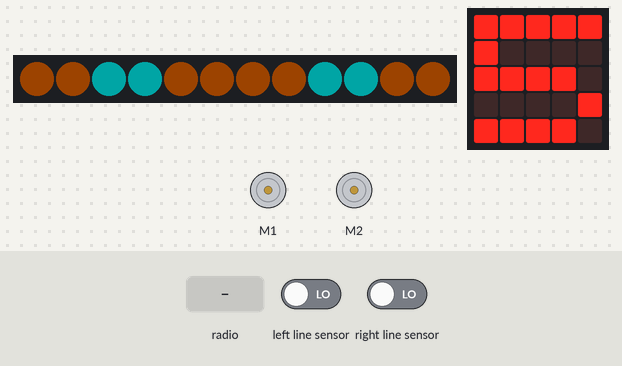
The program below on a simulated BBC micro:bit (MakeCode). Parts: 12 RGB LEDs in strip order, left to right, the board's 5×5 LED display, 2 × DC motor (green arrow = forward, orange = backward, longer = faster). The test bench sets the inputs (shaded band); at power-on: left line sensor LOW, right line sensor LOW. Dim RGB values are drawn brighter than linear; no radio messages arrive unless stated (any console line starting 'radio sent:' is added by the test bench); what the program prints to the serial console is not drawn.

Above: at 2.2 s.
2.3 s: radio message "RC_5L=1" arrives
At 3.1 s:
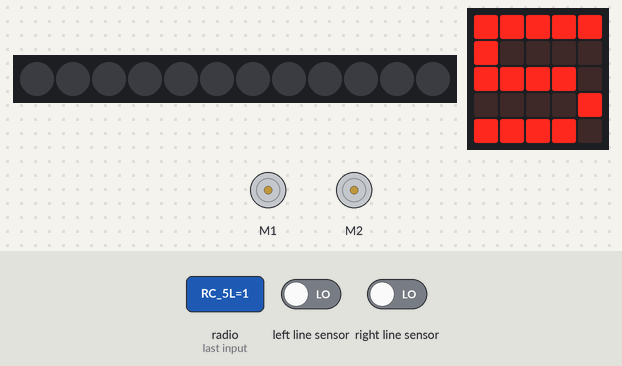
At 8.8 s:
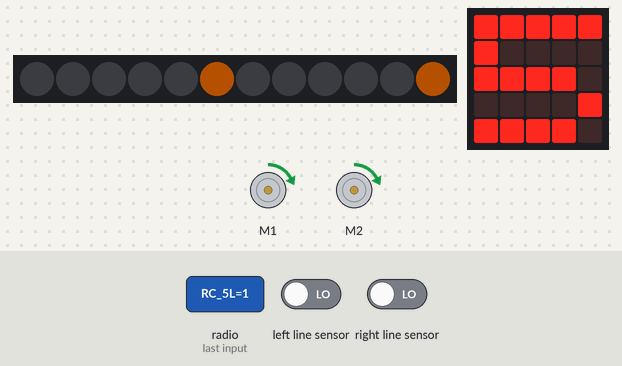
Timing chart, 0 to 33.8 s (numbered marks = the images above; inputs shaded):
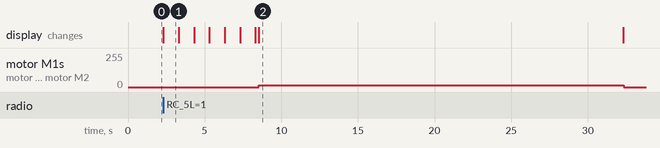

The program:

main.ts
```typescript
function resetinnstillinger () {
    motor_på = false
    gasspedalinput = 0
    rattinput = 0
    offtrack_faktor = 1
    RCstoppet = false
    racestart_pågår = false
    tjuvstart = false
}
function éntilnullindeksering (énindeksert_tall: number) {
    if (énindeksert_tall % 10 != 0) {
        return énindeksert_tall - 1
    } else {
        return 10 - 1
    }
}
// Slik LED-lysene lyser når bilmotore er skrudd av.
// De bakerste lysene i hovedfargen, de to fremste i støttefargene
function LEDlys_parkert () {
    bitbot.ledBrightness(40)
    for (let kolonne = 0; kolonne <= 1; kolonne++) {
        for (let rad = 0; rad <= 1; rad++) {
            bitbot.setPixelColor(6 * kolonne + (0 + rad), lagfarge_hoved)
            bitbot.setPixelColor(6 * kolonne + (2 + rad), lagfarge_sving)
            bitbot.setPixelColor(6 * kolonne + (4 + rad), lagfarge_hoved)
        }
    }
}
function oppdater_lagLED () {
    if (lagnr == 1) {
        sett_lagfarge(0x0000FF, 0xFF0000)
    } else if (lagnr == 2) {
        sett_lagfarge(0xFF0000, 0xFFFF00)
    } else if (lagnr == 3) {
        sett_lagfarge(bitbot.convertRGB(0, 100, 20), bitbot.convertRGB(40, 40, 40))
    } else if (lagnr == 4) {
        sett_lagfarge(0xFF00FF, 0x0080FF)
    } else if (lagnr == 5) {
        sett_lagfarge(bitbot.convertRGB(180, 80, 0), 0x00FFFF)
    } else if (lagnr == 6) {
        sett_lagfarge(bitbot.convertRGB(100, 0, 0), 0xFFFFFF)
    } else if (lagnr == 7) {
        sett_lagfarge(bitbot.convertRGB(6, 54, 8), bitbot.convertRGB(200, 255, 0))
    } else if (lagnr == 8) {
        sett_lagfarge(bitbot.convertRGB(50, 50, 50), 0xFF0000)
    } else if (lagnr == 9) {
        sett_lagfarge(bitbot.convertRGB(0, 0, 60), 0xFFFFFF)
    } else if (lagnr == 0) {
        sett_lagfarge(0x0080FF, 0x0000FF)
    }
}
function bytt_lag (opp_eller_ned: number) {
    lagnr += opp_eller_ned
    if (lagnr >= 10) {
        lagnr = 0
    } else if (lagnr < 0) {
        lagnr = 9
    }
    oppdater_lagLED()
    radio.sendValue("lagnr", lagnr)
    vis_skjerm_alternerende_RCstopp()
}
function vis_radionr_uten_scroll () {
    if (radionr < 10) {
        basic.showNumber(radionr, 0)
    } else {
        tall_tosifra[radionr - 10].showImage(0, 0)
    }
}
function motor_PÅ () {
    motor_på = true
}
function lights_out (forsinkelse: number) {
    vis_radionr_uten_scroll()
    tid_siste_kjøresignal_mottatt = control.millis()
    bitbot.ledClear()
    racestart_pågår = true
    for (let rad = 0; rad <= 4; rad++) {
        basic.pause(1000)
        bitbot.setPixelColor(rad, lagfarge_hoved)
        bitbot.setPixelColor(6 + rad, lagfarge_hoved)
    }
    basic.pause(1000 + forsinkelse)
    bitbot.ledClear()
    basic.pause(200)
    motor_på = true
    RCstoppet = false
    racestart_pågår = false
    gasspedalinput = 5
}
function tenn_LED (kol: number, rad: number, fram: boolean) {
    if (fram) {
        return 6 * kol + (5 - rad)
    } else {
        return 6 * kol + rad
    }
}
function vis_skjerm_alternerende_RCstopp () {
    if ((control.millis() - tid_siste_RCsynk) / 1000 % 6 < 3) {
        basic.showIcon(IconNames.StickFigure)
    } else {
        vis_radionr_uten_scroll()
    }
}
radio.onReceivedString(function (receivedString) {
    if (receivedString == "ratt_start") {
        motor_PÅ()
    } else if (receivedString == "ratt_stopp") {
        motor_AV()
    }
    if (receivedString == "RC_stopp") {
        tid_siste_RCsynk = control.millis()
        RCstoppet = true
        motor_på = false
        gasspedalinput = 0
    } else if (receivedString == "RC_start") {
        tid_siste_RCsynk = control.millis()
        RCstoppet = false
        vis_radionr_uten_scroll()
    }
    if (receivedString == "ratt_restart") {
        resetinnstillinger()
        basic.showIcon(IconNames.Square)
        oppdater_lagLED()
        vis_radionr_uten_scroll()
    }
    if (receivedString == "tjuvstarta") {
        tjuvstartspinn()
    }
})
function opprett_ikoner () {
    // ett bilde: 60 kB
    tall_tosifra = [
    images.createImage(`
        # . # # #
        # . # . #
        # . # . #
        # . # . #
        # . # # #
        `),
    images.createImage(`
        . # . . #
        # # . # #
        . # . . #
        . # . . #
        . # . . #
        `),
    images.createImage(`
        # . # # #
        # . . . #
        # . # # #
        # . # . .
        # . # # #
        `),
    images.createImage(`
        # . # # #
        # . . . #
        # . # # #
        # . . . #
        # . # # #
        `),
    images.createImage(`
        # . # . #
        # . # . #
        # . # # #
        # . . . #
        # . . . #
        `),
    images.createImage(`
        # . # # #
        # . # . .
        # . # # #
        # . . . #
        # . # # #
        `),
    images.createImage(`
        # . # # #
        # . # . .
        # . # # #
        # . # . #
        # . # # #
        `),
    images.createImage(`
        # . # # #
        # . . . #
        # . . . #
        # . . . #
        # . . . #
        `),
    images.createImage(`
        # . # # #
        # . # . #
        # . # # #
        # . # . #
        # . # # #
        `),
    images.createImage(`
        # . # # #
        # . # . #
        # . # # #
        # . . . #
        # . # # #
        `),
    images.createImage(`
        # # . . .
        . # . . .
        # # . # #
        # . . # #
        # # . # #
        `)
    ]
}
function tjuvstartspinn () {
    tjuvstart = true
    basic.showIcon(IconNames.Confused)
    bitbot.ledClear()
    for (let indeks = 0; indeks <= 12; indeks++) {
        if (indeks < 6) {
            bitbot.setPixelColor(indeks, lagfarge_hoved)
        } else {
            bitbot.setPixelColor(17 - indeks, lagfarge_hoved)
        }
        bitbot.rotatems(BBRobotDirection.Left, 100, 80)
    }
    tjuvstart = false
}
function hastighet_omregnet () {
    if (bitbot.readLine(BBLineSensor.Left) == 0 && bitbot.readLine(BBLineSensor.Right) == 0) {
        if (control.millis() - tid_siste_offtrack < 3000) {
            offtrack_faktor += 0.004
        } else {
            offtrack_faktor = 1
        }
    } else if (bitbot.readLine(BBLineSensor.Left) == 1 && bitbot.readLine(BBLineSensor.Right) == 1) {
        offtrack_faktor = 0.2
        tid_siste_offtrack = control.millis()
    } else {
        offtrack_faktor = 0.4
        tid_siste_offtrack = control.millis()
    }
    if (gasspedalinput < 0) {
        offtrack_faktor = Math.sqrt(offtrack_faktor)
    }
    return Math.abs(gasspedalinput * offtrack_faktor)
}
radio.onReceivedValue(function (name, value) {
    tid_siste_kjøresignal_mottatt = control.millis()
    if (name == "RC_5L") {
        tid_siste_RCsynk = control.millis()
        lights_out(value)
    }
    if (name == "fart") {
        gasspedalinput = value
    }
    if (name == "sving") {
        rattinput = value
    }
})
function motor_AV () {
    LEDlys_parkert()
    motor_på = false
    gasspedalinput = 0
}
function LEDlys_kjører_v3 () {
    bitbot.ledBrightness(90)
    fartslysNr_tennes = Math.round(pins.map(
    Math.abs(hastighet_omregnet()),
    0,
    100,
    0,
    5
    ))
    if (gasspedalinput == 0) {
        for (let kolonne = 0; kolonne <= 1; kolonne++) {
            for (let rad = 0; rad <= 1; rad++) {
                bitbot.setPixelColor(6 * kolonne + rad, 0x000000)
                bitbot.setPixelColor(6 * kolonne + (2 + rad), lagfarge_hoved)
                bitbot.setPixelColor(6 * kolonne + (4 + rad), 0x000000)
            }
        }
    } else {
        svinglysNr_tennes = Math.round(pins.map(
        Math.abs(rattinput),
        0,
        80,
        -1,
        fartslysNr_tennes
        ))
        for (let rad = 0; rad <= 5; rad++) {
            for (let kolonne = 0; kolonne <= 1; kolonne++) {
                if (rad <= fartslysNr_tennes) {
                    if (rad <= svinglysNr_tennes) {
                        // venstresving
                        // kolonne = 0 betyr venstre kolonne av LED-lys (0–5)
                        // høyresving
                        // kolonne = 1 betyr høyre kolonne av LED-lys (6–11)
                        if (rattinput < 0 && kolonne == 0) {
                            bitbot.setPixelColor(tenn_LED(kolonne, rad, gasspedalinput > 0), lagfarge_sving)
                        } else if (rattinput > 0 && kolonne == 1) {
                            bitbot.setPixelColor(tenn_LED(kolonne, rad, gasspedalinput > 0), lagfarge_sving)
                        } else {
                            bitbot.setPixelColor(tenn_LED(kolonne, rad, gasspedalinput > 0), lagfarge_hoved)
                        }
                    } else {
                        bitbot.setPixelColor(tenn_LED(kolonne, rad, gasspedalinput > 0), lagfarge_hoved)
                    }
                } else {
                    bitbot.setPixelColor(tenn_LED(kolonne, rad, gasspedalinput > 0), 0x000000)
                }
            }
        }
    }
}
function svingjustert_fart () {
    return hastighet_omregnet() - Math.abs(0.7 * rattinput)
}
function sett_lagfarge (farge1: number, farge2: number) {
    lagfarge_hoved = farge1
    lagfarge_sving = farge2
}
function stopp_hvis_inaktiv_bil_etter (sek: number) {
    if (control.millis() - tid_siste_kjøresignal_mottatt > sek * 1000) {
        motor_AV()
    }
}
let svinglysNr_tennes = 0
let fartslysNr_tennes = 0
let tid_siste_offtrack = 0
let tid_siste_RCsynk = 0
let tid_siste_kjøresignal_mottatt = 0
let tall_tosifra: Image[] = []
let lagfarge_sving = 0
let lagfarge_hoved = 0
let tjuvstart = false
let racestart_pågår = false
let RCstoppet = false
let offtrack_faktor = 0
let rattinput = 0
let gasspedalinput = 0
let motor_på = false
let lagnr = 0
let radionr = 0
radionr = 5
radio.setGroup(radionr)
radio.sendString("bil_restart")
resetinnstillinger()
lagnr = radionr % 10
oppdater_lagLED()
LEDlys_parkert()
opprett_ikoner()
vis_radionr_uten_scroll()
basic.pause(1000)
basic.forever(function () {
    if (!(racestart_pågår || tjuvstart)) {
        if (motor_på && !(RCstoppet)) {
            if (gasspedalinput >= 0) {
                bitbot.go(BBDirection.Forward, hastighet_omregnet())
            } else {
                bitbot.go(BBDirection.Reverse, hastighet_omregnet())
            }
            if (rattinput >= 0) {
                bitbot.BBBias(BBRobotDirection.Right, rattinput)
            } else {
                bitbot.BBBias(BBRobotDirection.Left, Math.abs(rattinput))
            }
            LEDlys_kjører_v3()
        } else {
            bitbot.stop(BBStopMode.Brake)
            LEDlys_parkert()
        }
        stopp_hvis_inaktiv_bil_etter(30)
    }
    if (RCstoppet && !(racestart_pågår)) {
        vis_skjerm_alternerende_RCstopp()
    }
})
```

test.ts
```typescript
// testene settes inn her; disse vil ikke kompilert så lenge denne pakken blir brukt som en utvidelse.
```

Measured:
- after the input at 2.3 s, motor M1, motor M2: stopped → forward 13/255 after 6.2 s, → stopped 23.8 s later
- what the display in image 1 shows lasts 1.0 s, from 2.3 s to 3.3 s
